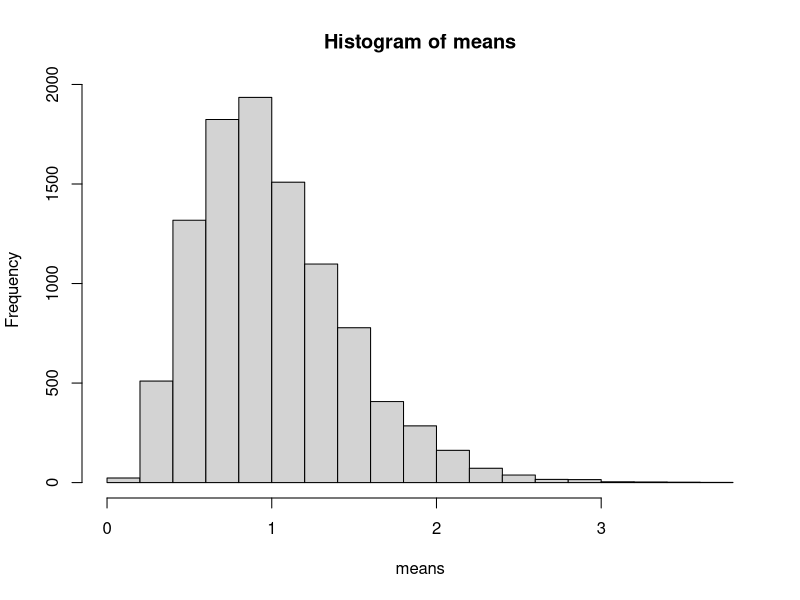
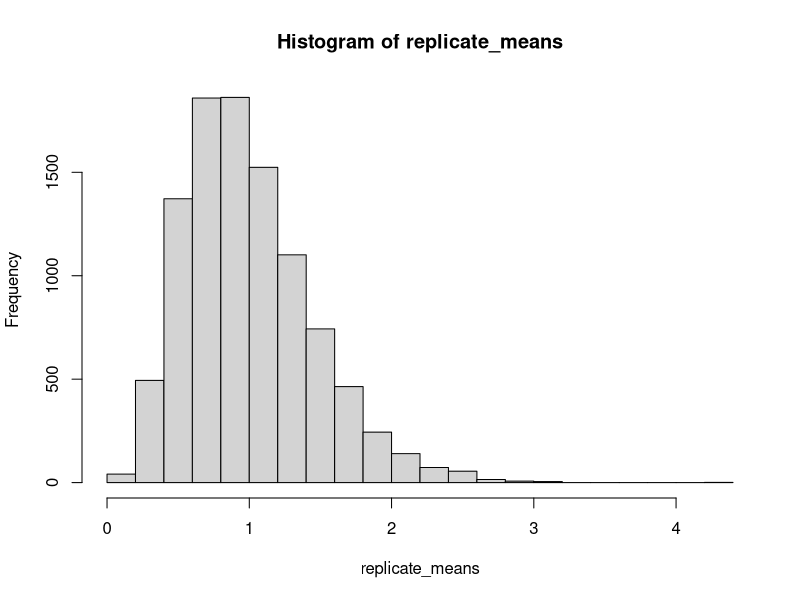
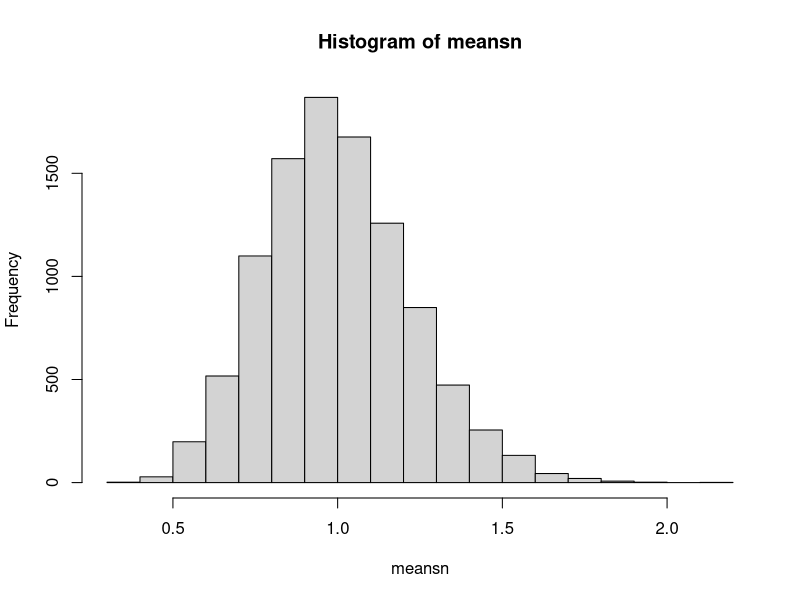

These charts were generated, in order, by the following R code:
## ---- chunk 1
knitr::opts_chunk$set(echo = TRUE)
## ---- chunk 2
library(tidyverse)
library(ggplot2)
library(purrr)
## ---- chunk 3
library(tidyverse)

tribble( ~x,
 ~y,    ~w,    ~z,
210,   300,   220,   180,
102,   100,   119,   187,
176,   175,   188,   173,
87,    95,   91,     94,
202,   210,  234,    218,
110,   122,  131,    128,
) -> dt 
dt
## ---- chunk 4
library(purrr)
map_dbl(dt, mean)
## ---- chunk 5
library(purrr)
map(dt, sd)
## ---- chunk 6
map(dt, sqrt)
## ---- chunk 7
summary(dt)
## ---- chunk 8
draw_mean <- function() {
  mean(rexp(5, rate = 1))
}

## ---- chunk 9
means <- map_dbl(1:10000, ~draw_mean())

hist(means)
## ---- chunk 10
replicate_means <- replicate(10000, draw_mean())
hist(replicate_means)
## ---- chunk 11
new_draw_mean <- function(n) {
  mean(rexp(n, rate = 1))
}

samplen <- c(5, 10, 20)

for (n in samplen) {
  meansn <- replicate(10000, new_draw_mean(n))}

hist(meansn)
## ---- chunk 12
output <- vector("double", ncol(mtcars))  
for (i in seq_along(mtcars)) {
  output[[i]] <- median(mtcars[[i]])
} 
output
